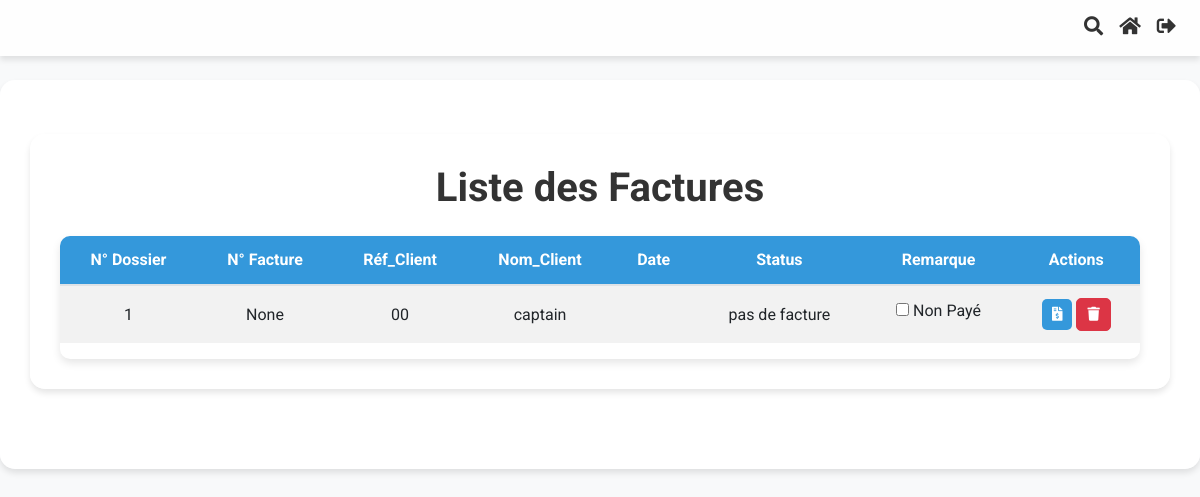
Page /application/factures/ (signed in) on the earlier database version.
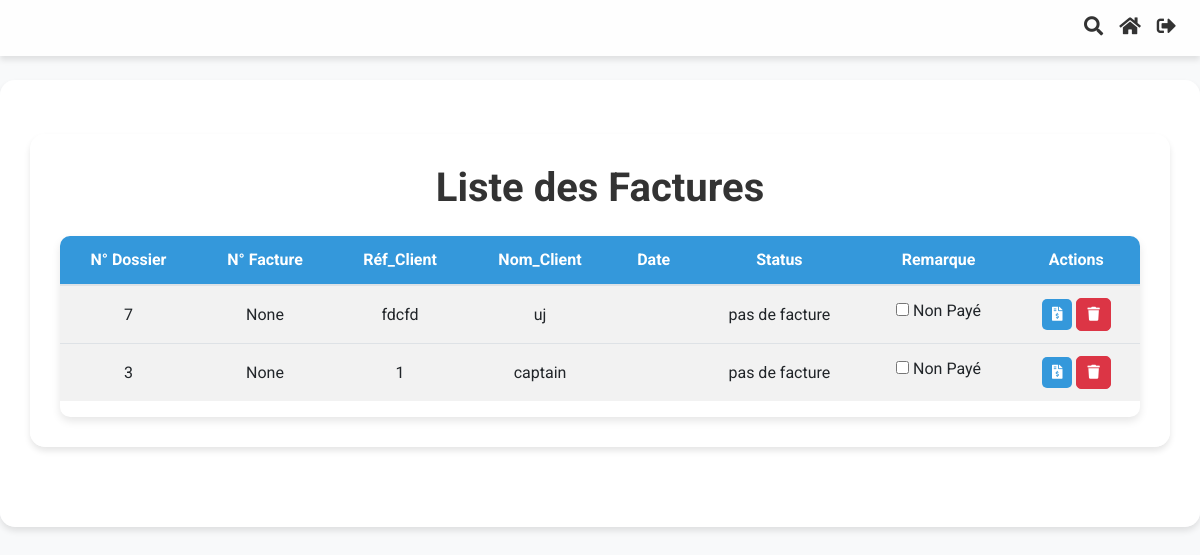
Same page on the later database version.
### Application/models.py (models this page shows, shortened)
class Commande(models.Model):
    order_id = models.AutoField(primary_key=True)
    date_time = models.DateTimeField(auto_now_add=True)
    company_reference_number = models.CharField(max_length=100)
    client_name = models.CharField(max_length=100, default="")
    adresse = models.CharField(max_length=255, blank=True, null=True)
    email = models.EmailField(blank=True, null=True)
    fax = models.CharField(max_length=50, blank=True, null=True)
    ice = models.CharField(max_length=50, blank=True, null=True)
    infographiste = models.CharField(max_length=100, blank=True, null=True)
    order_status = models.CharField(max_length=50, choices=[
        ('draft', 'Draft'),
        ('completed', 'Completed')
    ])
    bc_number = models.CharField(max_length=50, blank=True, null=True)
    date_bc = models.DateField(blank=True, null=True)
    devis_date = models.DateTimeField(blank=True, null=True)
    devis_numero = models.IntegerField(null=True, blank=True)
    facture_date = models.DateTimeField(blank=True, null=True)
    facture_numero = models.IntegerField(null=True, blank=True)
    bl_date = models.DateTimeField(blank=True, null=True)
    bl_numero = models.IntegerField(null=True, blank=True)
    remarque = models.CharField(max_length=50, choices=[
        ('paye', 'Payé'),
        ('non_paye', 'Non Payé')
    ], default='non payé')
    facture_status = models.CharField(max_length=50, choices=[
            ('no_facture', 'Pas de Facture'),
            ('facture_termine', 'Facture Terminée')
        ], default='pas de facture')
    bl_status = models.CharField(max_length=50, choices=[
            ('no_bl', 'Pas de bon_livraison'),
            ('bl_termine', 'bon_livraison Terminé')
        ], default='pas de bon_livraison')
    devis_status = models.CharField(max_length=50, choices=[
            ('no_devis', 'Pas de Devis'),
            ('devis_termine', 'Devis Terminé')
        ], default='pas de devis')

### Application/views.py (the view)
# urls.py: path('factures/', views.liste_factures, name='liste_factures'),
@login_required
@user_passes_test(lambda u: u.groups.filter(name='Directeurs').exists())
def liste_factures(request):
    query = request.GET.get('q')
    if query:
        factures = Commande.objects.filter(
            Q(order_status='completed') & (
                Q(company_reference_number__icontains=query) |
                Q(client_name__icontains=query) |
                Q(facture_numero__icontains=query)
            )
        )
    else:
        factures = Commande.objects.filter(order_status='completed').order_by('-date_time')
    is_assistant = request.user.groups.filter(name='Assistants').exists()
    return render(request, 'Application/liste_factures.html', {'factures': factures, 'is_assistant' : is_assistant})

### Application/templates/Application/liste_factures.html (shortened to what this page needs)
{% extends "base.html" %}
{% load static %}
{% block content %}
<div class="container mt-4">
    <h1 class="text-center mb-4">Liste des Factures</h1>
    <div class="table-responsive custom-table">
        <table class="table table-striped" id="factureTable">
            <thead>
                <tr>
                    <th>N° Dossier</th>
                    <th>N° Facture</th>
                    <th>Réf_Client</th>
                    <th>Nom_Client</th>
                    <th>Date</th>
                    <th>Status</th>
                    <th>Remarque</th>
                    <th>Actions</th>
                </tr>
            </thead>
            <tbody>
                {% for facture in factures %}
                    <tr>
                        <td>{{ facture.order_id }}</td>
                        <td>{{ facture.facture_numero }}</td>
                        <td>{{ facture.company_reference_number }}</td>
                        <td>{{ facture.client_name }}</td>
                        <td>{{ facture.facture_date|date:"d/m/Y" }}</td>
                        <td>{{ facture.facture_status }}</td>
                        <td>
                            <form method="post" action="{% url 'update_facture_status' facture.pk %}">
                                {% if facture.remarque == 'paye' %}
                                    Payé
                                {% else %}
                                    <label>
                                        <input type="checkbox" name="remarque" value="paye" onchange="this.form.submit()">
                                        Non Payé
                                    </label>
                                {% endif %}
                            </form>
                        </td>
                        <td>
                            <a href="{% url 'generer_facture' facture.pk %}" class="btn btn-sm btn-custom">
                                <i class="fas fa-file-invoice-dollar"></i>
                            </a>
                            <button type="button" class="btn btn-sm btn-danger" data-toggle="modal" data-target="#deleteModal{{ facture.pk }}">
                                <i class="fas fa-trash"></i>
                            </button>
                        </td>
                    </tr>
                {% endfor %}
            </tbody>
        </table>
    </div>
</div>
{% endblock %}

Differences in the rows shown:
removed Commande: order_id "1", facture_numero "None", company_reference_number "00", client_name "captain", facture_status "pas de facture"
added Commande: order_id "7", facture_numero "None", company_reference_number "fdcfd", client_name "uj", facture_status "pas de facture"
added Commande: order_id "3", facture_numero "None", company_reference_number "1", client_name "captain", facture_status "pas de facture"
